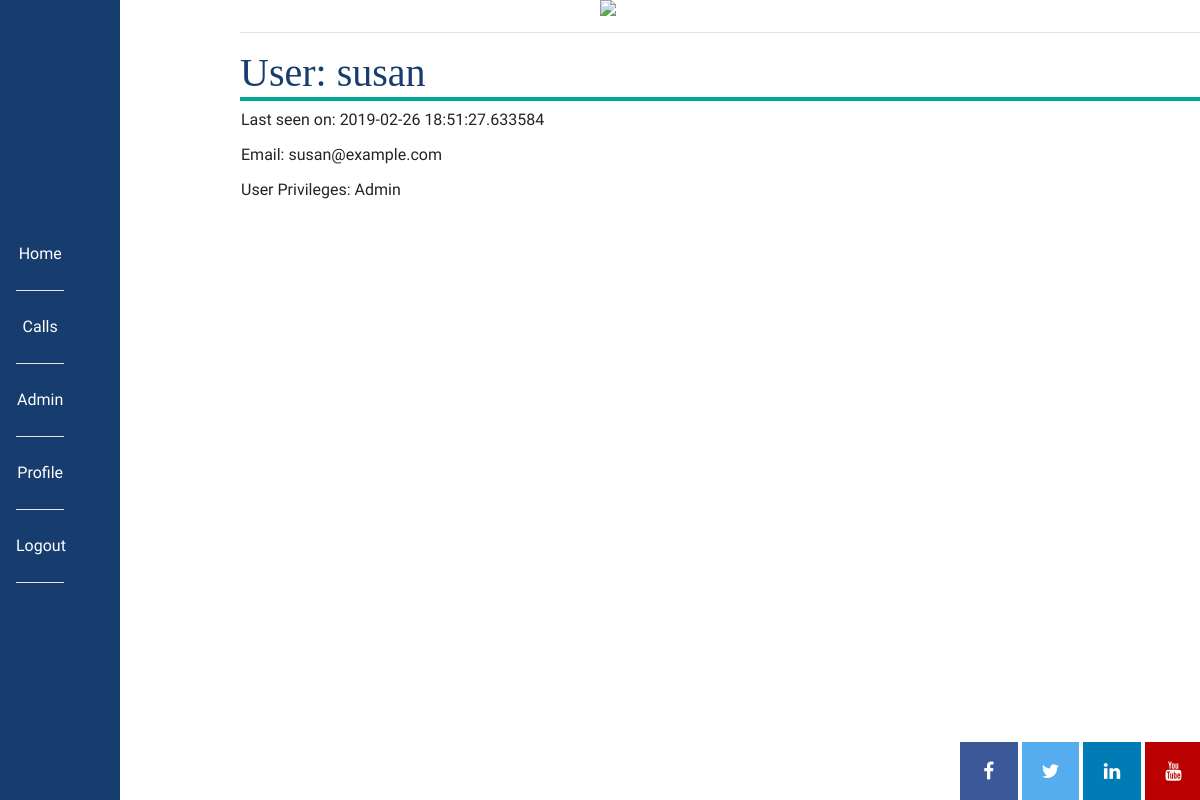
/profile/1 (signed in), run on an earlier commit of the app's database.
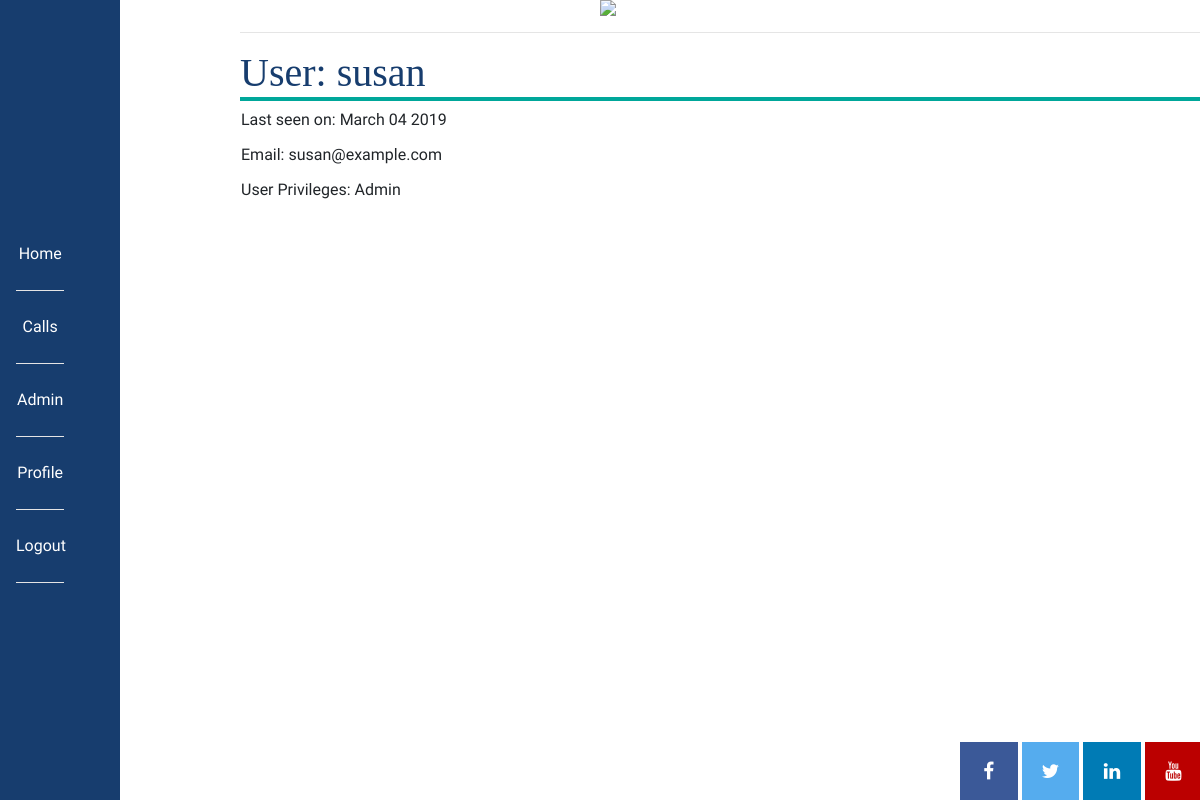
And on a later commit of the database.
### app/models.py (models this page shows, shortened)
class User(db.Model, UserMixin):
    id = db.Column(db.Integer, primary_key=True)
    username = db.Column(db.String(64), index=True, unique=True)
    email = db.Column(db.String(120), index=True, unique=True)
    password_hash = db.Column(db.String(128))
    access = db.Column(db.Integer)
    proposals = db.relationship('Proposal', backref='author', lazy='dynamic')
    education_info = db.relationship("EducationInfo", backref="author", lazy="dynamic")
    employment = db.relationship("Employment", backref="author", lazy="dynamic")
    professional_studies = db.relationship("ProfessionalStudies", backref="author", lazy="dynamic")
    distinctions_and_awards = db.relationship("DistinctionsAndAwards", backref="author", lazy="dynamic")
    funding_diversification = db.relationship("FundingDiversification", backref="author", lazy="dynamic")
    team_members = db.relationship("TeamMembers", backref="author", lazy="dynamic")
    impacts = db.relationship("Impacts", backref="author", lazy="dynamic")
    innovations = db.relationship("Innovation", backref="author", lazy="dynamic")
    publications = db.relationship("Publication", backref="author", lazy="dynamic")
    presentations = db.relationship("Presentation", backref="author", lazy="dynamic")
    academic_collabs = db.relationship("AcademicCollabs", backref="author", lazy="dynamic")
    non_academic_collabs = db.relationship("NonAcademicCollabs", backref="author", lazy="dynamic")
    conferences = db.relationship("Conference", backref="author", lazy="dynamic")
    communications = db.relationship("Communications", backref="author", lazy="dynamic")
    funding_ratio = db.relationship("FundingRatio", backref="author", lazy="dynamic")
    public_engagement = db.relationship("PublicEngagement", backref="author", lazy="dynamic")
    about_me = db.Column(db.String(140))
    last_seen = db.Column(db.String(20), default=datetime.utcnow().strftime("%B %d %Y"))
    def is_admin(self):
        return self.access == 2
    def get_access(self):
        for acc in ACCESS:
            if self.access == ACCESS[acc]:
                return acc

### app/routes.py (the view)
@app.route('/profile/<user_id>')
@login_required
def profile(user_id):
    user = User.query.filter_by(id=user_id).first_or_404()
    access = user.get_access()
    proposals = Proposal.query.filter_by(user_id=user.id)
    return render_template('profile.html', user=user, img=svg, proposals=proposals, access=access)

### app/models.py (called while the page is built)
@login.user_loader
def load_user(id):
    return User.query.get(int(id))

### app/routes.py (called while the page is built)
@app.before_request
def before_request():
    if current_user.is_authenticated:
        current_user.last_seen = datetime.utcnow().strftime("%B %d %Y")
        db.session.commit()

### app/templates/profile.html (shortened to what this page needs)
{% extends "base.html" %}
{% block content %}
<main>
    <h1>User: {{  user.username }}</h1>
    <table>
        <tr valign=""top>
            <td>
                {% if user.last_seen %}<p>Last seen on: {{ user.last_seen }}</p>{%  endif %}
                <p>Email: {{ user.email }}</p>
                {% if user.access == 1 %}
                    <p>User Privileges: Researcher</p>
                {% elif user.access == 2 %}
                    <p>User Privileges: Admin</p>
                {% elif user.access == 3 %}
                    <p>User Privileges: Host Institution</p>
                {% elif user.access == 4 %}
                    <p>User Privileges: Reviewer</p>
                {% endif %}
            </td>
        </tr>
    </table>
</main>
{% endblock %}

What changed in the data, as far as the page shows it:
changed User "susan": last_seen "2019-02-26 18:51:27.633584" → "March 04 2019"
